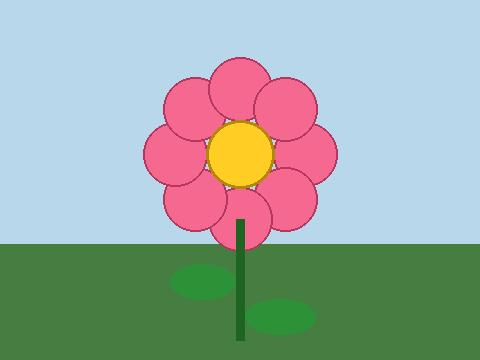
#> input picture flower.jpg, 480 x 360 px; the run also reads 1 picture not shown here
$ jupyter execute IPP_Practical_File_1.ipynb
#> lines starting #> are read from the running program, lines starting #| are printed output that depends on the picture
## 1. Display flower.jpg in a window titled Original Image.

[cell 1]
import cv2
from matplotlib import pyplot as plt
from PIL import Image
import numpy as np
from IPython.display import display
img = cv2.imread("flower.jpg")
#> img is the input picture: shape (360, 480, 3); mean B, G, R 163.1, 171, 155
if img is None: raise ValueError("Image not found or unsupported format")
cv2.imshow("Original Image", img)
cv2.waitKey(0)
cv2.destroyAllWindows()

## 2. Print dimensions and data type of scene.jpg.

[cell 2]
img = cv2.imread("scene.jpg")
height, width = img.shape[:2]
#> height = 360; width = 480
channels = 1 if img.ndim == 2 else img.shape[2]
#> channels = 3
print("Height:", height, "Width:", width, "Channels:", channels)
#| Height: 360 Width: 480 Channels: 3
print("Data type:", img.dtype)
#| Data type: uint8

## 3. Convert a colour image to grayscale and save output_gray.jpg.

[cell 3]
img = cv2.imread("flower.jpg")
gray = cv2.cvtColor(img, cv2.COLOR_BGR2GRAY)
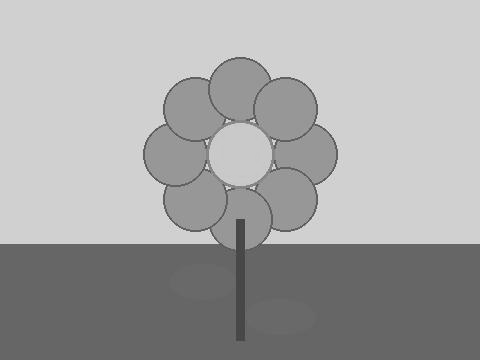
#> gray: shape (360, 480); min 54, max 238, mean 165.3
cv2.imwrite("output_gray.jpg", gray)
print("Saved output_gray.jpg")

## 4. Open sunset.png using Pillow and display it.

[cell 4]
img = Image.open("sunset.png")
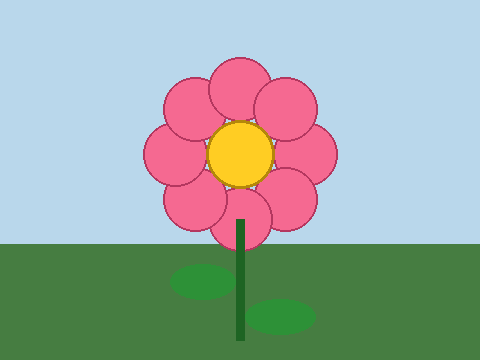
#> input picture sunset.png, 480 x 360 px
#> img is the input picture: PIL image 480x360 RGB; mean R, G, B 155.3, 171, 163.2
display(img)

## 5. Resize an image to 50% width and height.

[cell 5]
img = cv2.imread("flower.jpg")
h, w = img.shape[:2]
#> h = 360; w = 480
small = cv2.resize(img, (int(w*0.5), int(h*0.5)))
plt.imshow(cv2.cvtColor(small, cv2.COLOR_BGR2RGB))
#> (this line was passed over: IPython is not available in this run)
plt.title("Image resized to 50%"); plt.axis("off"); plt.show()
#> (this line was passed over: IPython is not available in this run)
#> (this line was passed over: IPython is not available in this run)

## 6. Crop the central 200×200 pixels and display with Matplotlib.

[cell 6]
img = cv2.imread("flower.jpg")
h, w = img.shape[:2]
if h < 200 or w < 200: raise ValueError("Image must be at least 200×200")
y, x = (h-200)//2, (w-200)//2
#> y = 80; x = 140
center_crop = img[y:y+200, x:x+200]
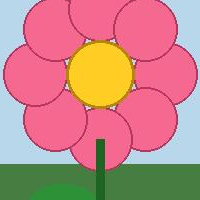
#> center_crop: shape (200, 200, 3); mean B, G, R 134.5, 136.1, 197.2
plt.imshow(cv2.cvtColor(center_crop, cv2.COLOR_BGR2RGB))
#> (this line was passed over: IPython is not available in this run)
plt.title("Central 200×200 crop"); plt.axis("off"); plt.show()
#> (this line was passed over: IPython is not available in this run)
#> (this line was passed over: IPython is not available in this run)

## 7. Rotate an image 90 degrees clockwise.

[cell 7]
img = cv2.imread("flower.jpg")
rotated = cv2.rotate(img, cv2.ROTATE_90_CLOCKWISE)
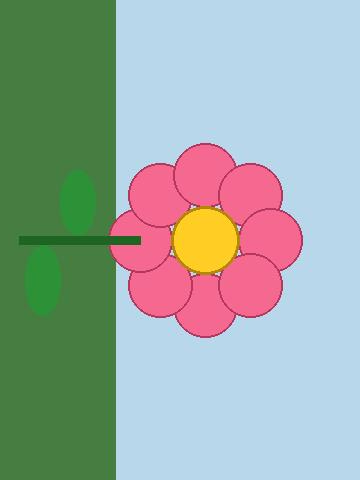
#> rotated: shape (480, 360, 3); mean B, G, R 163.1, 171, 155
plt.imshow(cv2.cvtColor(rotated, cv2.COLOR_BGR2RGB))
#> (this line was passed over: IPython is not available in this run)
plt.title("90° clockwise"); plt.axis("off"); plt.show()
